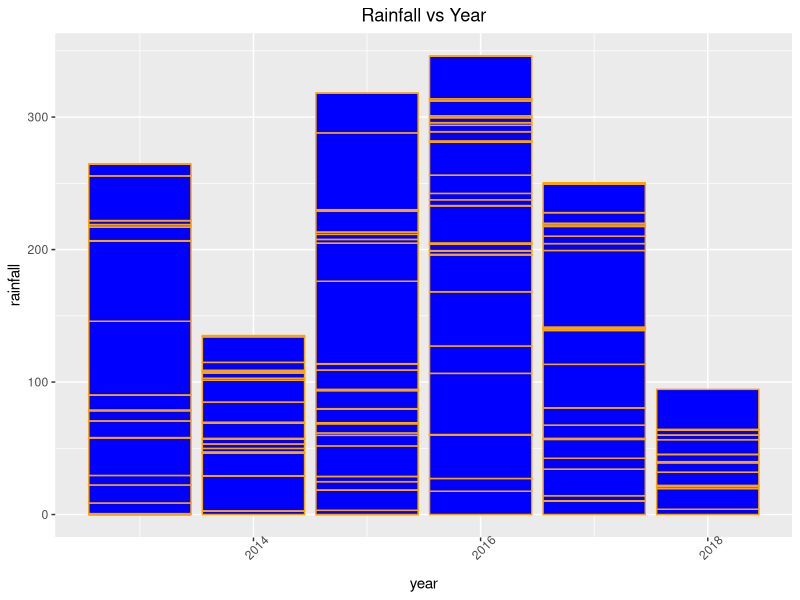

R code for this plot:
## ---- chunk 1
# rachael cooper
beaches <- read.csv("beaches.csv")
## ---- chunk 2
library(ggplot2)
library(dplyr)

beaches<-beaches%>%na.omit()%>%group_by(year)
ggplot(beaches, aes(x=year, y=rainfall)) +geom_bar(stat='identity', colour="orange", fill="blue") + theme(axis.text.x =element_text(angle = 45))+labs(title = "Rainfall vs Year" ) + theme(plot.title = element_text(hjust = 0.5))
